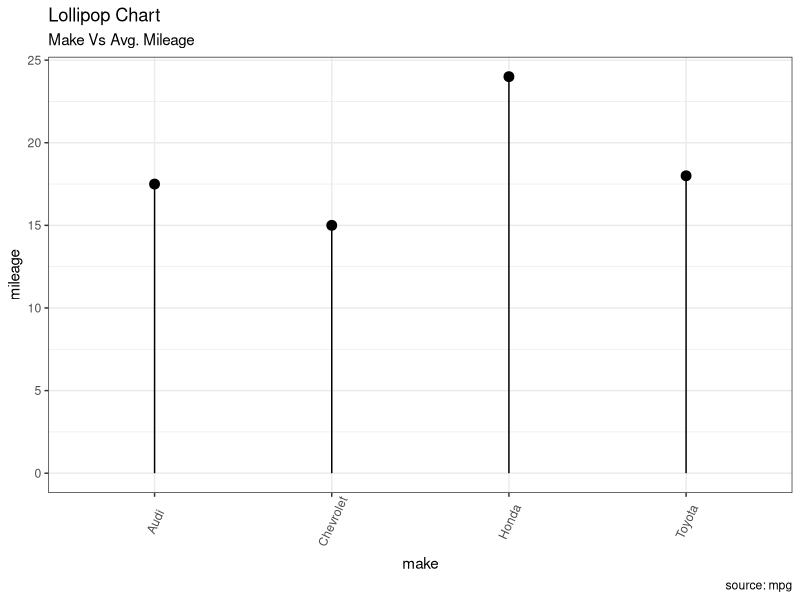

Here is the R script that generated this plot:
## ---- chunk 1
#│ code-fold: true
#│ code-summary: "Show the code"
library(ggplot2)
theme_set(theme_bw())

cty_mpg <- data.frame(
  make = c("Chevrolet", "Audi", "Toyota", "Honda"),
  mileage = c(15, 17.5, 18, 24)
)

ggplot(cty_mpg, aes(x = make, y = mileage)) + 
  geom_point(size = 3) + 
  geom_segment(aes(x = make,
                   xend = make,
                   y = 0,
                   yend = mileage)) + 
  labs(title = "Lollipop Chart", 
       subtitle = "Make Vs Avg. Mileage", 
       caption = "source: mpg") + 
  theme(axis.text.x = element_text(angle = 65, vjust = 0.6))
